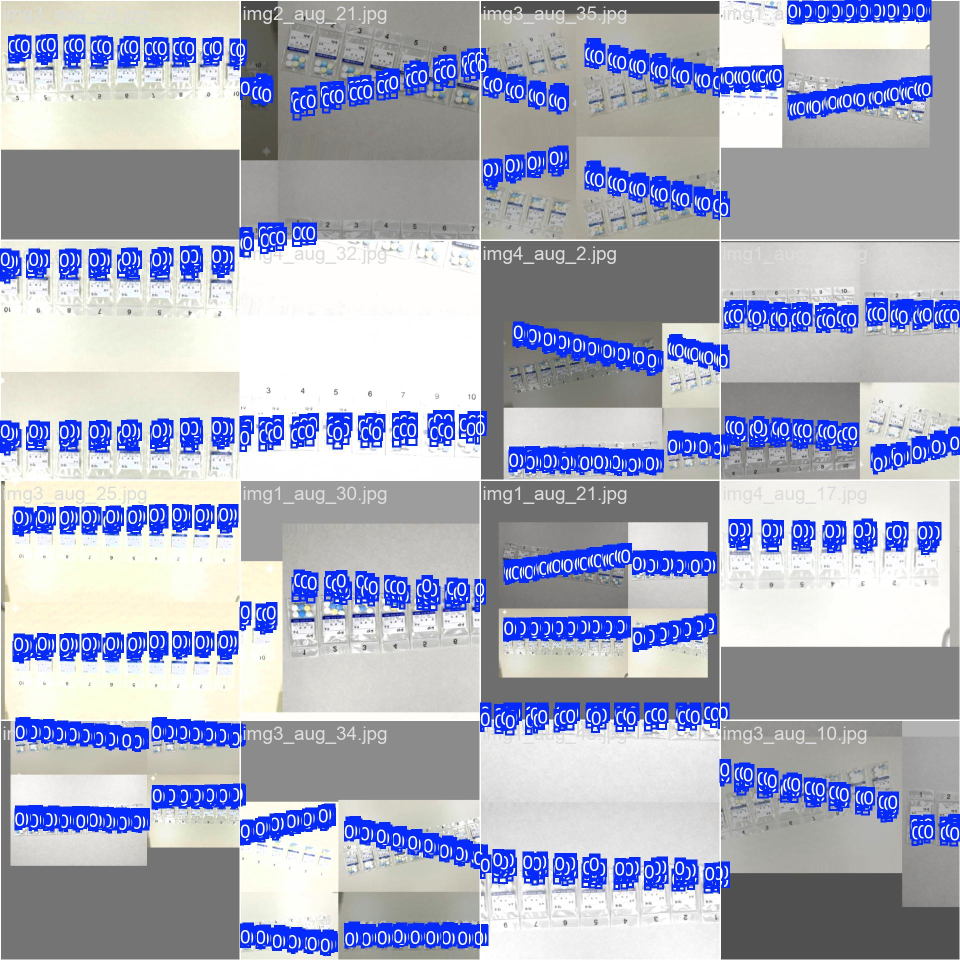
#> input picture runs/detect/pharmacy_yolo/pill_detector/train_batch0.jpg, 1920 x 1920 px (shown at 1/2 size); its folder holds only this picture in this run
$ python -i auto_label.py   (imports and definitions only)
#> lines starting #> are read from the running program, lines starting #| are printed output that depends on the picture; after the words box and inside, x2 and y2 are one past the last pixel; in counts of white or black regions, pixels touching at a corner belong together
import cv2
import numpy as np
import glob
import os

def get_yolo_format(bbox, img_w, img_h):
    x, y, w, h = bbox
    xc = (x + w/2) / img_w
    yc = (y + h/2) / img_h
    wn = w / img_w
    hn = h / img_h
    return f"0 {xc:.6f} {yc:.6f} {wn:.6f} {hn:.6f}"

def non_max_suppression(boxes, overlapThresh):
    if len(boxes) == 0:
        return []

    if boxes.dtype.kind == "i":
        boxes = boxes.astype("float")

    pick = []
    x1 = boxes[:,0]
    y1 = boxes[:,1]
    x2 = boxes[:,0] + boxes[:,2]
    y2 = boxes[:,1] + boxes[:,3]

    area = (x2 - x1 + 1) * (y2 - y1 + 1)
    idxs = np.argsort(y2)

    while len(idxs) > 0:
        last = len(idxs) - 1
        i = idxs[last]
        pick.append(i)

        xx1 = np.maximum(x1[i], x1[idxs[:last]])
        yy1 = np.maximum(y1[i], y1[idxs[:last]])
        xx2 = np.minimum(x2[i], x2[idxs[:last]])
        yy2 = np.minimum(y2[i], y2[idxs[:last]])

        w = np.maximum(0, xx2 - xx1 + 1)
        h = np.maximum(0, yy2 - yy1 + 1)

        overlap = (w * h) / area[idxs[:last]]

        idxs = np.delete(idxs, np.concatenate(([last], np.where(overlap > overlapThresh)[0])))

    return boxes[pick].astype("int")

def auto_label(image_path):
    img = cv2.imread(image_path)
#> img is the input picture: shape (1920, 1920, 3); mean B, G, R 192.7, 171.6, 167.1
    if img is None:
        return

    h_img, w_img = img.shape[:2]
    scale = 1.0
    if w_img > 1920:
        scale = 1920 / w_img
        proc_img = cv2.resize(img, (int(w_img * scale), int(h_img * scale)))
    else:
        proc_img = img.copy()

    hsv = cv2.cvtColor(proc_img, cv2.COLOR_BGR2HSV)
#> hsv: shape (1920, 1920, 3); mean H, S, V 39.5, 40, 198

    # Restrict detection to the bottom 55% only! (Avoids text and plastic seals)
    y_cutoff = int(proc_img.shape[0] * 0.45)

    # We create masks for the known pill colors
    lower_white = np.array([0, 0, 150])
    upper_white = np.array([180, 50, 255])
    mask_white = cv2.inRange(hsv, lower_white, upper_white)
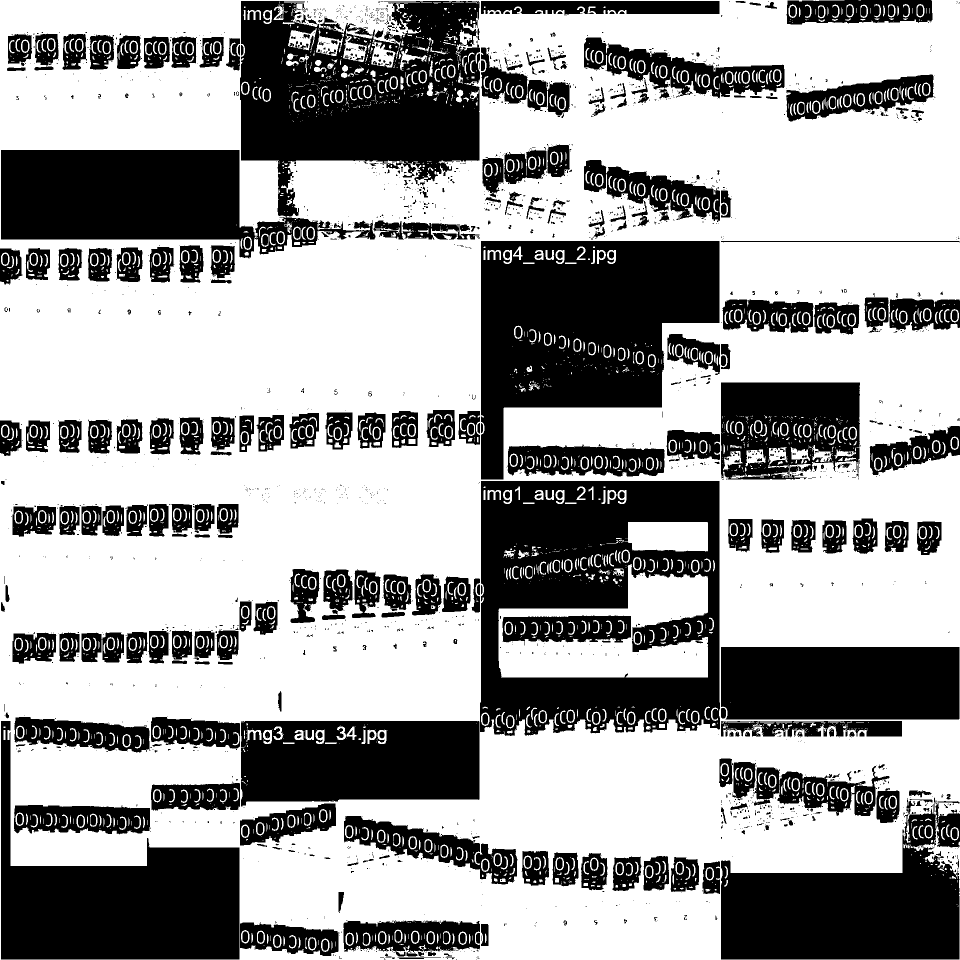
#> mask_white: shape (1920, 1920) (shown at 1/2 size); 63% white; 2585 black regions (1955 under 20 px), largest, box (x1, y1, x2, y2) and area: (2, 2, 960, 517) 218525, (960, 962, 1440, 1472) 150916, (962, 482, 1439, 959) 138655

    lower_yellow = np.array([20, 60, 150])
    upper_yellow = np.array([45, 255, 255])
    mask_yellow = cv2.inRange(hsv, lower_yellow, upper_yellow)
#> mask_yellow: shape (1920, 1920); 0.04% white in thin lines or dots

    lower_blue = np.array([90, 40, 140])
    upper_blue = np.array([140, 255, 255])
    mask_blue = cv2.inRange(hsv, lower_blue, upper_blue)
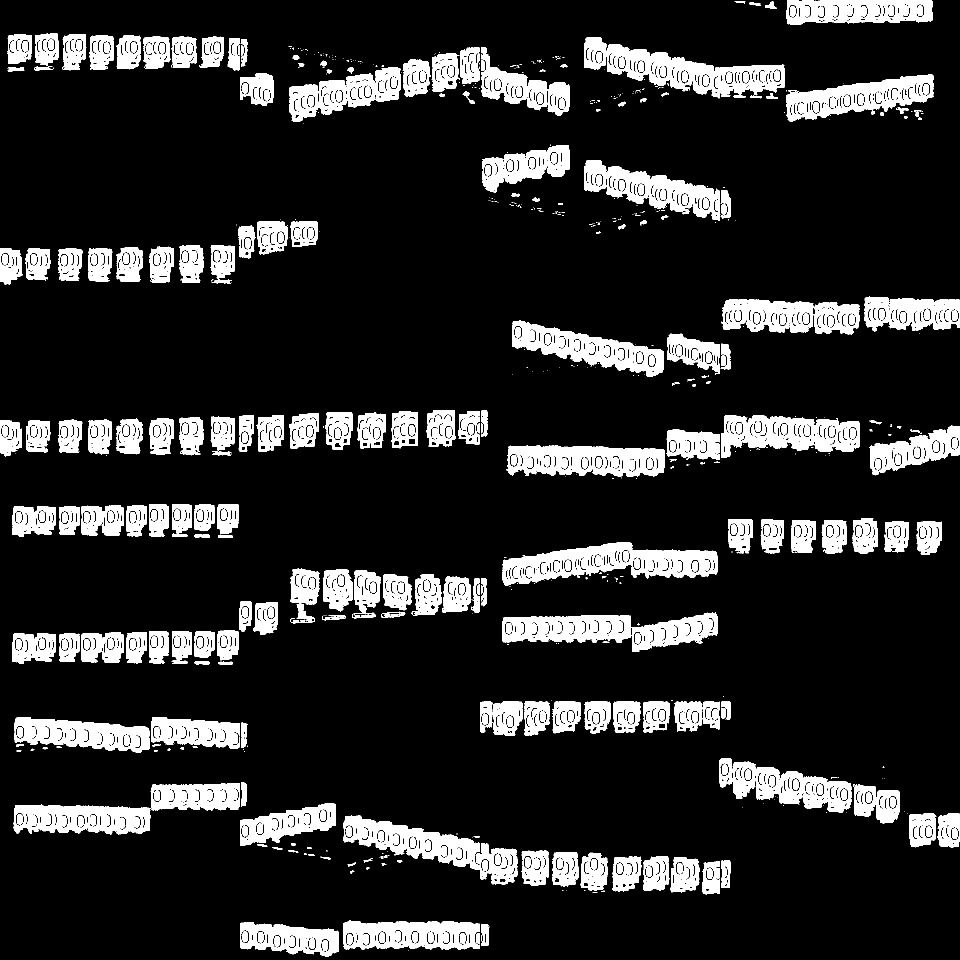
#> mask_blue: shape (1920, 1920) (shown at 1/2 size); 14.9% white; 817 white regions (411 under 20 px), largest, box (x1, y1, x2, y2) and area: (1005, 1085, 1435, 1171) 17831, (1168, 75, 1569, 197) 17511, (687, 1631, 1035, 1770) 15635

    mask = cv2.bitwise_or(mask_white, mask_yellow)
#> mask: shape (1920, 1920); 63% white; 2716 black regions (2088 under 20 px), largest, box (x1, y1, x2, y2) and area: (2, 2, 960, 517) 218291, (960, 962, 1440, 1472) 150906, (962, 482, 1439, 959) 138648
    mask = cv2.bitwise_or(mask, mask_blue)
#> mask: shape (1920, 1920); 77.4% white; 3631 black regions (3312 under 20 px), largest, box (x1, y1, x2, y2) and area: (962, 482, 1439, 959) 125922, (962, 962, 1439, 1439) 107359, (482, 2, 959, 452) 103381
    mask[:y_cutoff, :] = 0  # CRITICAL: Eliminate top region from mask
#> mask: shape (1920, 1920); 42.3% white; 393 white regions (337 under 20 px), largest, box (x1, y1, x2, y2) and area: (0, 864, 1920, 1920) 1450763, (997, 1044, 1435, 1355) 100347, (1491, 899, 1531, 933) 798

    kernel = cv2.getStructuringElement(cv2.MORPH_ELLIPSE, (5, 5))
    mask = cv2.morphologyEx(mask, cv2.MORPH_OPEN, kernel, iterations=2)
#> mask: shape (1920, 1920); 41.5% white; 17 white regions, largest, box (x1, y1, x2, y2) and area: (0, 864, 1920, 1920) 1187413, (1007, 864, 1920, 1295) 234846, (997, 1044, 1435, 1355) 99408
    mask = cv2.morphologyEx(mask, cv2.MORPH_CLOSE, kernel, iterations=2)
#> mask: shape (1920, 1920); 41.9% white; 4 white regions, box (x1, y1, x2, y2) and area: (0, 864, 1920, 1920) 1208554, (997, 864, 1920, 1355) 336486, (1494, 905, 1526, 927) 432, (1539, 901, 1572, 923) 357

    v_channel = hsv[:, :, 2]
    v_channel[:y_cutoff, :] = 0 # CRITICAL: Eliminate top region from Hough input
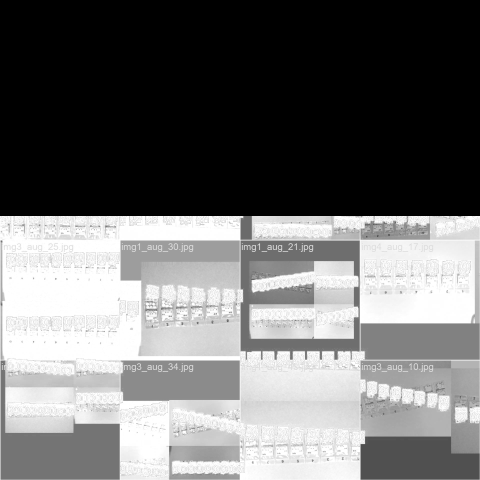
#> v_channel: shape (1920, 1920) (shown at 1/4 size); min 0, max 255, mean 110.7

    blurred = cv2.GaussianBlur(v_channel, (9, 9), 2)

    # We use aggressive minDist (to catch touching pills) and rely on NMS to clean up
    circles = cv2.HoughCircles(
        blurred,
        cv2.HOUGH_GRADIENT,
        dp=1.2,
        minDist=20,     # Reduced strongly to catch overlapping
        param1=50,
        param2=15,      # Drop to find all weak edges
        minRadius=20,
        maxRadius=60
    )
#> circles = 1060 rows, first 8: [636.6, 1261.8, 53.96], [215.4, 954.6, 59.24], [208.2, 1025.4, 47.36], [702.6, 1249.8, 47.36], [1344.6, 1767, 59.24], [678.6, 1195.8, 55.28], [1067.4, 912.6, 49.88], [558.6, 1260.6, 59.24]

    raw_boxes = []

    if circles is not None:
        circles = np.round(circles[0, :]).astype("int")
#> circles = 1060 rows, first 8: [637, 1262, 54], [215, 955, 59], [208, 1025, 47], [703, 1250, 47], [1345, 1767, 59], [679, 1196, 55], [1067, 913, 50], [559, 1261, 59]
        for (x, y, r) in circles:
            padding = int(r * 0.15)
            orig_x = int((x - r - padding) / scale)
            orig_y = int((y - r - padding) / scale)
            orig_w = int((r * 2 + padding * 2) / scale)
            orig_h = int((r * 2 + padding * 2) / scale)

            orig_x = max(0, orig_x)
            orig_y = max(0, orig_y)
            orig_w = min(w_img - orig_x, orig_w)
            orig_h = min(h_img - orig_y, orig_h)

            raw_boxes.append([orig_x, orig_y, orig_w, orig_h])
#> this loop made 1060 passes
#> (x, y, r, padding, orig_x, orig_y, orig_w, orig_h) on passes 1 to 3: (637, 1262, 54, 8, 575, 1200, 124, 124), (215, 955, 59, 8, 148, 888, 134, 134), (208, 1025, 47, 7, 154, 971, 108, 108)
#> after the loop, raw_boxes = 1060 items, first 6: [575, 1200, 124, 124], [148, 888, 134, 134], [154, 971, 108, 108], [649, 1196, 108, 108], [1278, 1700, 134, 134], [616, 1133, 126, 126]

    # Apply NMS to remove duplicates due to tight minDist
    final_boxes = []
    if len(raw_boxes) > 0:
        raw_boxes = np.array(raw_boxes)
#> raw_boxes = 1060 rows, first 6: [575, 1200, 124, 124], [148, 888, 134, 134], [154, 971, 108, 108], [649, 1196, 108, 108], [1278, 1700, 134, 134], [616, 1133, 126, 126]
        nms_boxes = non_max_suppression(raw_boxes, overlapThresh=0.45)
#> in non_max_suppression, `boxes = boxes.astype("float")`: boxes has the same summary as raw_boxes in auto_label
#> in non_max_suppression, `x1 = boxes[:,0]`: x1 = 1060 values, max 1882 at index 805, min 0 at index 16, mean 866.2
#> in non_max_suppression, `y1 = boxes[:,1]`: y1 = 1060 values, max 1851 at index 965, min 778 at index 945, mean 1255.7
#> in non_max_suppression, `x2 = boxes[:,0] + boxes[:,2]`: x2 = 1060 values, max 1920 at index 457, min 50 at index 942, mean 959.1
#> in non_max_suppression, `y2 = boxes[:,1] + boxes[:,3]`: y2 = 1060 values, max 1920 at index 370, min 876 at index 1029, mean 1348.6
#> in non_max_suppression, `area = (x2 - x1 + 1) * (y2 - y1 + 1)`: area = 1060 values, max 18225 at index 1, min 2209 at index 737, mean 9543
#> in non_max_suppression, `idxs = np.argsort(y2)`: idxs = 1060 values, max 1059 at index 1, min 0 at index 544, mean 529.5
#> the loop in non_max_suppression, `while len(idxs) > 0:` made 217 passes
#> (last, i) on passes 1 to 3: (1059, 911), (1053, 684), (1045, 635)
#> after the loop in non_max_suppression, `while len(idxs) > 0:`: idxs = empty array; pick = 217 values, max 1058 at index 10, min 10 at index 125, mean 511
#> nms_boxes = 217 rows, first 6: [856, 1836, 98, 84], [945, 1811, 112, 109], [581, 1850, 102, 70], [706, 1837, 86, 83], [771, 1835, 88, 85], [472, 1851, 98, 69]

        # Now we have perfectly tight boxes, but let's make sure we have around 50 pills max.
        # We can also visually verify.
        for bbox in nms_boxes:
            orig_x, orig_y, orig_w, orig_h = bbox
            final_boxes.append(bbox)
            cv2.rectangle(img, (orig_x, orig_y), (orig_x+orig_w, orig_y+orig_h), (0, 255, 0), 4)
#> this loop made 217 passes
#> bbox on passes 7 to 9: [656, 1796, 130, 124], [1186, 1774, 132, 132], [1354, 1808, 94, 94]
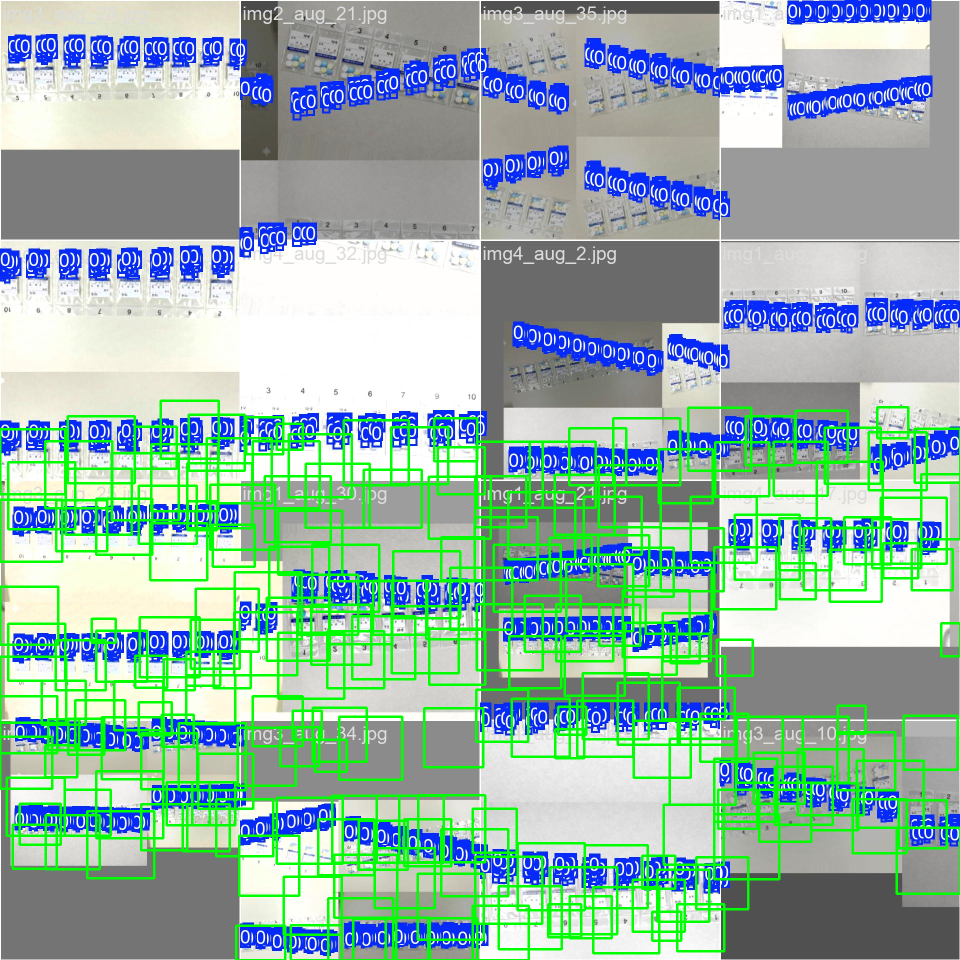
#> img: shape (1920, 1920, 3) (shown at 1/2 size); 11.25% of pixels changed, all inside (x1, y1, x2, y2) = (0, 799, 1920, 1920)

    base_name = os.path.basename(image_path)
    name, ext = os.path.splitext(base_name)
    verify_path = os.path.join(os.path.dirname(image_path), f"verify_final_{name}_annotated{ext}")
    cv2.imwrite(verify_path, img)

    label_path = os.path.join(os.path.dirname(image_path), f"{name}.txt")
    with open(label_path, 'w') as f:
        for bbox in final_boxes:
            f.write(get_yolo_format(bbox, w_img, h_img) + "\n")
#> this loop made 217 passes

    print(f"Processed {base_name}: Found {len(final_boxes)} pills.")
#| Processed train_batch0.jpg: Found 217 pills.

# [6 lines not run here, left out]

>>> result = auto_label('runs/detect/pharmacy_yolo/pill_detector/train_batch0.jpg')
